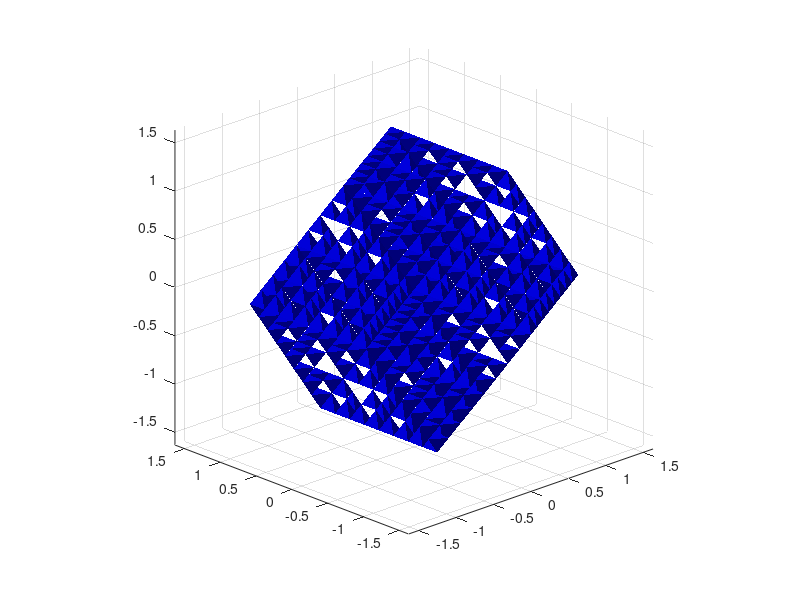

Write MATLAB code to recreate this figure.
function [V, T] = Sierpinski_cuboctahedron(nb_it, option_display)
%% Sierpinski_cuboctahedron : function compute, display, and save
% a Sierpinski cuboctahedron at any iteration number / depth level.
%
% Author & support : nicolas.douillet (at) free.fr, 2020.
%
%
% Syntax
%
% Sierpinski_cuboctahedron;
% Sierpinski_cuboctahedron(nb_it);
% Sierpinski_cuboctahedron(nb_it, option_display);
% [V,T] = Sierpinski_cuboctahedron(nb_it, option_display);
%
%
% Description
%
% Sierpinski_cuboctahedron computes and displays the 3-level / iteration
% Sierpinski cuboctahedron included in the unit sphere.
%
% Sierpinski_cuboctahedron(nb_it) computes nb_it depth levels / iterations.
%
% Sierpinski_cuboctahedron(nb_it, option_display) displays it when
% option_display is set to logical *true/1 (default), and doesn't
% when it is set to  logical false/0.
%
% [V,T] = Sierpinski_cuboctahedron(nb_it, option_display) stores the resulting
% vertex coordinates in the array V, and the triangulation in the array T.
%
%
% Input arguments
%
% - nb_it : positive integer scalar double, the number of iterations / depth level.
% - option_display : either logical, *true/false or numeric *1/0.
%
%
% Output arguments
%
%       [ |  |  |]
% - V = [Vx Vy Vz], real matrix double, the vertex coordinates. Size(V) = [nb_vertices,3].
%       [ |  |  |]
%
%       [ |  |  |]
% - T = [T1 T2 T3], positive integer matrix double, the triangulation. Size(T) = [nb_triangles,3].
%       [ |  |  |]
%
%
% Example #1 : computes and displays the simple Sierpinski cuboctahedron at iteration 3
%
% Sierpinski_cuboctahedron;
%
%
% Example #2 : computes, displays, and saves the Sierpinski cuboctahedron at iteration 5
%
% [V,T] = Sierpinski_cuboctahedron(5,true);


%% Input parsing
assert(nargin < 3,'Too many input arguments.');

if ~nargin    
    nb_it = 3;
    option_display = true;    
elseif nargin > 0    
    assert(isnumeric(nb_it) && nb_it == floor(nb_it) && nb_it >= 0,'nb_it parameter value must be numeric positive or null integer.');    
    if nargin > 1        
        assert(islogical(option_display) || isnumeric(option_display),'option_display parameter type must be either logical or numeric.');        
    else        
        option_display = true;        
    end    
end

warning('on');
if option_display && nb_it > 6    
    warning('%s triangles to display ! Make sure your graphic card has enough memory.',num2str(24*12^nb_it))    
end
warning('off');


%% Body
% Summits of original cuboctahedron (living in the unit sphere R(O,1))
V1 = [0 0 0];
V2 = [2*sqrt(2)/3 0 -4/3];
V3 = [-sqrt(2)/3 sqrt(6)/3 -4/3];
V4 = [-sqrt(2)/3 -sqrt(6)/3 -4/3];

Summit_array = [V1; V2; V3; V4];

[Vertex_array,Triangle_array,Middle_edge_array] = tetrahedron_iterate(V1,V2,V3,V4);

p = 0;

% nb_it iterations
while p ~= nb_it
        
    New_vertex_array      = repmat(Vertex_array,      [1 1 4]);
    New_summit_array      = repmat(Summit_array,      [1 1 4]);
    New_triangle_array    = repmat(Triangle_array,    [1 1 4]);
    New_middle_edge_array = repmat(Middle_edge_array, [1 1 4]);
    
    for j = 1:size(Vertex_array,3) % loop on current nb cubocta               
        
        for i = 1:4
            
            V = Summit_array(i,:,j); % current summit
            
            D = sqrt(sum((Middle_edge_array(:,:,j) - repmat(V,[6 1])).^2,2)); % distance matrix
            [~,idx] = sort(D,1);
            
            New_summit_array(:,:,4*(j-1)+i) = [V; Middle_edge_array(idx(1),:,j); Middle_edge_array(idx(2),:,j); Middle_edge_array(idx(3),:,j)];
            
            % sort New_summit_array regarding to zmax, xmax, ymax, ymin
            i_zmax = find(New_summit_array(:,3,4*(j-1)+i) == max(New_summit_array(:,3,4*(j-1)+i)),1);
            i_xmax = find(New_summit_array(:,1,4*(j-1)+i) == max(New_summit_array(:,1,4*(j-1)+i)),1);
            i_ymax = find(New_summit_array(:,2,4*(j-1)+i) == max(New_summit_array(:,2,4*(j-1)+i)),1);
            i_ymin = find(New_summit_array(:,2,4*(j-1)+i) == min(New_summit_array(:,2,4*(j-1)+i)),1);
            
            New_summit_array(:,:,4*(j-1)+i) = [New_summit_array(i_zmax,:,4*(j-1)+i);...
                                               New_summit_array(i_xmax,:,4*(j-1)+i);...
                                               New_summit_array(i_ymax,:,4*(j-1)+i);...
                                               New_summit_array(i_ymin,:,4*(j-1)+i)];
                     
        
        % Create new cubocta : vertices, triangles, middle edge
        [New_vertex_array(:,:,4*(j-1)+i),New_triangle_array(:,:,4*(j-1)+i),New_middle_edge_array(:,:,4*(j-1)+i)] = ...
            tetrahedron_iterate(New_summit_array(1,:,4*(j-1)+i),...
                                New_summit_array(2,:,4*(j-1)+i),...
                                New_summit_array(3,:,4*(j-1)+i),...
                                New_summit_array(4,:,4*(j-1)+i));                                                                          
        end
        
    end
    
    Vertex_array      = New_vertex_array;
    Summit_array      = New_summit_array;
    Triangle_array    = New_triangle_array;
    Middle_edge_array = New_middle_edge_array;
    
    p = p+1;
    
end

V = Vertex_array(:,:,1);
T = Triangle_array(:,:,1);

for k = 1: size(Vertex_array,3)
    
    T = cat(1,T,Triangle_array(:,:,k)+size(V,1));
    V = cat(1,V,Vertex_array(:,:,k));
    
end

Rmy = @(theta)[cos(theta) 0 -sin(theta);
               0          1  0;
               sin(theta) 0  cos(theta)];           


Rmz = @(theta)[cos(theta) -sin(theta) 0;
               sin(theta)  cos(theta) 0;
               0           0          1];

Vs = cat(2,-V(:,1),V(:,2:3));
Vr1 = (Rmy(-acos(-1/3))*Vs')';
Vr2 = (Rmz(2*pi/3)*Vr1')';
Vr3 = (Rmz(-2*pi/3)*Vr1')';

Tr1 = T + size(V,1);
Tr2 = T + 2*size(V,1);
Tr3 = T + 3*size(V,1);

V = cat(1,V,Vr1,Vr2,Vr3);
T = cat(1,T,Tr1,Tr2,Tr3);

% Top tetrahedra
V2 = -V;
T2 = T + size(V,1);
V = cat(1,V,V2);
T = cat(1,T,T2);

% Remove duplicated vertices
[V,T] = remove_duplicated_vertices(V,T);

% Remove duplicated triangles
T = unique(sort(T,2),'rows','stable');

%% Display
if option_display
    
    figure;    
    trisurf(T,V(:,1),V(:,2),V(:,3),'EdgeColor',[0 0 1]), shading interp, hold on;
    colormap([0 0 1]);
    camlight('left');
    axis equal, axis tight;
    view(-43.7058,21.3485);
    
end

end % Sierpinski_cuboctahedron


%% tetrahedron_iterate subfunction
function [V, T, C] = tetrahedron_iterate(V1, V2, V3, V4)

V123 = [V1; V2; V3];
V134 = [V1; V3; V4];
V142 = [V1; V4; V2];
V234 = [V2; V3; V4];

C = 0.5 * [V1+V2; V1+V3; V1+V4; V2+V3; V2+V4; V3+V4];
V = [V123; V134; V142; V234];

% Triangulation
T = [1 2 3];

T = [T;
     T +   repmat(size(V123,1),[size(T,1) size(T,2)]);...
     T + 2*repmat(size(V123,1),[size(T,1) size(T,2)]);...
     T + 3*repmat(size(V123,1),[size(T,1) size(T,2)])];

end % tetrahedron_iterate


%% remove_duplicated_vertices subfunction
function [V_out, T_out] = remove_duplicated_vertices(V_in, T_in)

tol = 1e4*eps;
[V_out,~,n] = uniquetol(V_in,tol,'ByRows',true);
T_out = n(T_in);

end % remove_duplicated_vertices